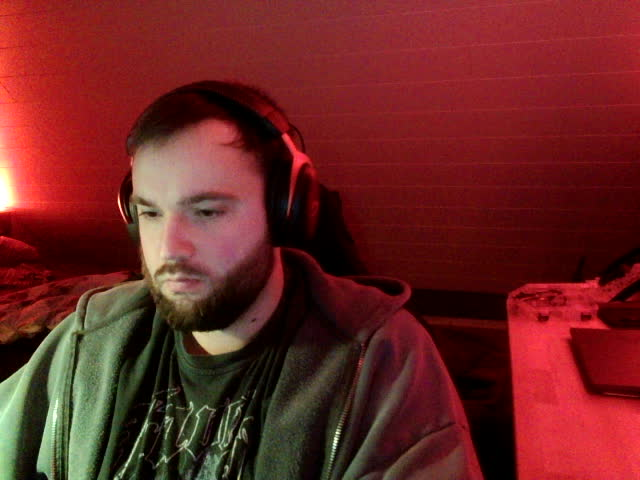
#> input picture experiments/RaspberryTest/test.jpg, 640 x 480 px, given in place of video.mp4, which was not available
$ jupyter execute --allow-errors 'Einführung OpenCV by Addicted Society.ipynb'   (text cells are left out)
#> lines starting #> are read from the running program, lines starting #| are printed output that depends on the picture; after the words box and inside, x2 and y2 are one past the last pixel; in counts of white or black regions, pixels touching at a corner belong together; pictures that were not available may be replaced by others from this repository, and a replacement may not be noted
[cell 1]
#            _____  _____ _____ _____ _______ ______ _____   _____  ____   _____ _____ ______ _________     __
#      /\   |  __ \|  __ \_   _/ ____|__   __|  ____|  __ \ / ____|/ __ \ / ____|_   _|  ____|__   __\ \   / /
#     /  \  | |  | | |  | || || |       | |  | |__  | |  | | (___ | |  | | |      | | | |__     | |   \ \_/ /
#    / /\ \ | |  | | |  | || || |       | |  |  __| | |  | |\___ \| |  | | |      | | |  __|    | |    \   /
#   / ____ \| |__| | |__| || || |____   | |  | |____| |__| |____) | |__| | |____ _| |_| |____   | |     | |
#  /_/    \_\_____/|_____/_____\_____|  |_|  |______|_____/|_____/ \____/ \_____|_____|______|  |_|     |_|

[cell 2]
import cv2

# Bild lesen
image = cv2.imread(r'Dateien\Grafiken\image.jpg') # hier den Pfad zum Bild eintragen

# Bild anzeigen
cv2.imshow('Gelesenes Bild', image)
cv2.waitKey(0) # 0 bedeutet, dass das Bild so lange angezeigt wird, bis eine Taste gedrückt wird
cv2.destroyAllWindows()

[cell 3]
import cv2

# Bild lesen
image = cv2.imread(r'Dateien\Grafiken\image.jpg')

# Bildgröße ändern
#> (the rest of this cell did not finish here and is left out)

[cell 4]
import cv2

# Bild lesen
image = cv2.imread(r'Dateien\Grafiken\image.jpg')

# Dimensionen des Bildes erhalten
#> (the rest of this cell did not finish here and is left out)

[cell 5]
import cv2  # OpenCV-Bibliothek importieren, um Bildverarbeitung durchzuführen
import numpy as np  # NumPy-Bibliothek importieren, um mit Matrizen und Arrays zu arbeiten

# Bild einlesen von der angegebenen Dateipfad
image = cv2.imread(r'Dateien\Grafiken\image.jpg')

# Definieren von drei Punkten auf dem Originalbild, die für die Transformation verwendet werden (Quellpunkte)
pts1 = np.float32([[50, 50], [200, 50], [50, 200]])

# Definieren der drei Zielpunkte, wohin die Quellpunkte transformiert werden sollen (Zielpunkte)
pts2 = np.float32([[10, 100], [200, 50], [100, 250]])

# Berechnung der Affinen Transformationsmatrix basierend auf den Quell- und Zielpunkten
affine_matrix = cv2.getAffineTransform(pts1, pts2)

# Anwenden der affinen Transformation auf das Bild
# Dabei wird das Bild um die neue Matrix verzerrt, verschoben oder gedreht
#> (the rest of this cell did not finish here and is left out)

[cell 6]
import cv2

# Leeres Bild erstellen
image = cv2.imread(r'Dateien\Grafiken\image.jpg')

# Linie zeichnen
cv2.line(image, (0, 0), (250, 250), (255, 0, 0), 5) # Startpunkt, Endpunkt, Farbe(BGR), Dicke

# Rechteck zeichnen
cv2.rectangle(image, (10, 10), (200, 200), (0, 255, 0), -1) # Startpunkt, Endpunkt, Farbe(BGR), Dicke

# Kreis zeichnen
cv2.circle(image, (150, 150), 50, (0, 0, 255), -1) # Mittelpunkt, Radius, Farbe, Füllung (-1) = gefüllt


#> (the rest of this cell did not finish here and is left out)

[cell 7]
import cv2

# Bild lesen
image = cv2.imread(r'Dateien\Grafiken\image.jpg')

# Text hinzufügen
cv2.putText(image, 'Hello OpenCV!', (50, 500), cv2.FONT_HERSHEY_SIMPLEX, 10, (255, 255, 255), 50) # Text, Position, Schriftart, Skalierung, Farbe, Dicke
#> (the rest of this cell did not finish here and is left out)

[cell 8]
import cv2

# Bild von der angegebenen Datei lesen
image = cv2.imread(r'Dateien\Grafiken\image.jpg')

# Umwandlung des Farb-Bildes in ein Graustufen-Bild
# cvtColor konvertiert das Bild von BGR (Blau, Grün, Rot) in Grau
#> (the rest of this cell did not finish here and is left out)

[cell 9]
import cv2

# Gaussian Blur (Weichzeichnung) auf das Bild anwenden
# (5, 5) ist die Kernelgröße, und 5 ist die Standardabweichung für den Filter
#> (the rest of this cell did not finish here and is left out)

[cell 10]
import cv2

# Bild lesen
image = cv2.imread(r'Dateien\Grafiken\image.jpg')

# Canny Edge Detection anwenden
# 100 und 200 sind die unteren und oberen Schwellenwerte für die Kantenerkennung
edges = cv2.Canny(image, 100, 150)

# Das Kantenbild auf 500x500 Pixel skalieren
#> (the rest of this cell did not finish here and is left out)

[cell 11]
import cv2

# Bild von der angegebenen Datei lesen
image = cv2.imread(r'Dateien\Grafiken\image.jpg')

# Bild zuschneiden: Das Bild wird von Zeile 50 bis 200 und Spalte 100 bis 300 ausgeschnitten
# Die Syntax ist image[Höhe (y):Höhe (y), Breite (x):Breite (x)]
#> (the rest of this cell did not finish here and is left out)

[cell 12]
import cv2

# Bild von der angegebenen Datei lesen
image = cv2.imread(r'Dateien\Grafiken\image.jpg')

# Umwandlung des Farb-Bildes in ein Graustufen-Bild
#> (the rest of this cell did not finish here and is left out)

[cell 13]
import cv2

# Video öffnen (entweder von einer Datei oder eine Webcam, z. B. 0 für die Standard-Webcam)
video = cv2.VideoCapture(r'Dateien\Grafiken\video.mp4')  # Den Pfad zum Video angeben oder 0 für Webcam verwenden

# Schleife, solange das Video geöffnet ist
while video.isOpened():
    # Frame aus dem Video lesen
    ret, frame = video.read()  # ret ist True, wenn das Frame erfolgreich gelesen wurde, frame enthält das gelesene Bild
#> frame is the input picture: shape (480, 640, 3); mean B, G, R 34.7, 37.2, 107.5
    if not ret:  # Wenn kein Frame mehr gelesen werden kann (Ende des Videos)
        break

    # Frame skalieren: Hier wird die Größe um den Faktor 0.25 reduziert (25% der ursprünglichen Größe)
    resize_p = 0.25
    frame = cv2.resize(frame, (int(frame.shape[1]*resize_p), int(frame.shape[0]*resize_p)))  # Breite und Höhe des Frames entsprechend anpassen
#> frame: shape (120, 160, 3)

    # Das aktuelle Frame in einem Fenster anzeigen
    cv2.imshow('Video Frame', frame)

    # Wenn die Taste 'q' gedrückt wird, die Schleife beenden und das Video stoppen
    if cv2.waitKey(1) & 0xFF == ord('q'):
#> (key q is pressed here)
        break

# Freigeben des VideoCapture-Objekts
video.release()

# Alle geöffneten OpenCV-Fenster schließen
cv2.destroyAllWindows()

[cell 14]
import cv2  # OpenCV-Bibliothek importieren

# Videoquelle öffnen (0 für die Standard-Webcam)
video = cv2.VideoCapture(0)  # 0 bedeutet, dass die Webcam verwendet wird

# Schleife, solange das Video geöffnet ist
while video.isOpened():
    # Frame von der Webcam lesen
    ret, frame = video.read()  # ret ist True, wenn ein Frame erfolgreich gelesen wurde, frame enthält das aktuelle Bild
    if not ret:  # Falls kein Frame gelesen werden konnte (z. B. bei einem Fehler oder Ende des Videos)
        break

    # Frame skalieren: Hier wird die Größe des Frames verdoppelt (Skalierungsfaktor 2)
    resize_p = 2
    frame = cv2.resize(frame, (int(frame.shape[1]*resize_p), int(frame.shape[0]*resize_p)))  # Breite und Höhe des Frames anpassen
#> frame: shape (960, 1280, 3)

    # Das aktuelle Frame in einem Fenster anzeigen
    cv2.imshow('Camera Frame', frame)  # Den Live-Feed der Webcam anzeigen

    # Wenn die Taste 'q' gedrückt wird, beende die Schleife und stoppe die Videoanzeige
    if cv2.waitKey(1) & 0xFF == ord('q'):
#> (key q is pressed here)
        break

# Freigeben der Videoquelle (Webcam)
video.release()

# Alle geöffneten OpenCV-Fenster schließen
cv2.destroyAllWindows()

[cell 15]
import cv2  # OpenCV-Bibliothek importieren

# Webcam starten (0 bedeutet Standard-Webcam)
cap = cv2.VideoCapture(0)

# Schleife, die Frames von der Webcam kontinuierlich liest
while True:
    ret, frame = cap.read()  # ret gibt an, ob das Frame erfolgreich gelesen wurde, frame enthält das aktuelle Bild
    if not ret:  # Wenn kein Frame gelesen werden kann, beende die Schleife
        break

    # Umwandlung des Frames in verschiedene Farbräume
    gray_frame = cv2.cvtColor(frame, cv2.COLOR_BGR2GRAY)  # Konvertierung in Graustufen
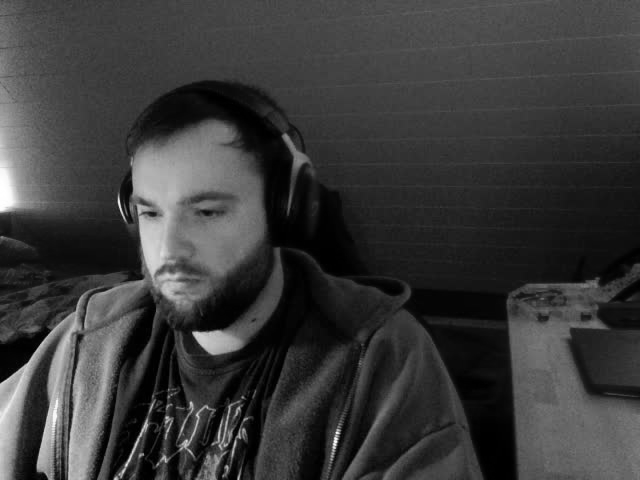
#> gray_frame: shape (480, 640); min 0, max 255, mean 57.9
    hsv_frame = cv2.cvtColor(frame, cv2.COLOR_BGR2HSV)    # Konvertierung in den HSV-Farbraum (Hue, Saturation, Value)
#> hsv_frame: shape (480, 640, 3); mean H, S, V 81.4, 191.1, 109.4
    lab_frame = cv2.cvtColor(frame, cv2.COLOR_BGR2LAB)    # Konvertierung in den LAB-Farbraum
#> lab_frame: shape (480, 640, 3); mean of channels 0, 1, 2 68.1, 156.1, 147.3

    # Anzeige der Original- und konvertierten Frames in separaten Fenstern
    cv2.imshow('Original Frame', frame)      # Originalbild anzeigen
    cv2.imshow('Gray Frame', gray_frame)     # Graustufenbild anzeigen
    cv2.imshow('HSV Frame', hsv_frame)       # HSV-Bild anzeigen
    cv2.imshow('LAB Frame', lab_frame)       # LAB-Bild anzeigen

    # Beenden, wenn die Taste 'q' gedrückt wird
    if cv2.waitKey(1) & 0xFF == ord('q'):
#> (key q is pressed here)
        break

# Freigeben der Webcam-Ressourcen
cap.release()

# Alle geöffneten OpenCV-Fenster schließen
cv2.destroyAllWindows()

[cell 16]
import cv2  # OpenCV-Bibliothek importieren

# Webcam starten (0 bedeutet Standard-Webcam)
cap = cv2.VideoCapture(0)

# Schleife, die Frames von der Webcam kontinuierlich liest
while True:
    ret, frame = cap.read()  # ret gibt an, ob das Frame erfolgreich gelesen wurde, frame enthält das aktuelle Bild
    if not ret:  # Wenn kein Frame gelesen werden kann, beende die Schleife
        break

    # Aufteilen des Frames in die drei Farbkanäle B (Blau), G (Grün), R (Rot)
    B, G, R = cv2.split(frame)
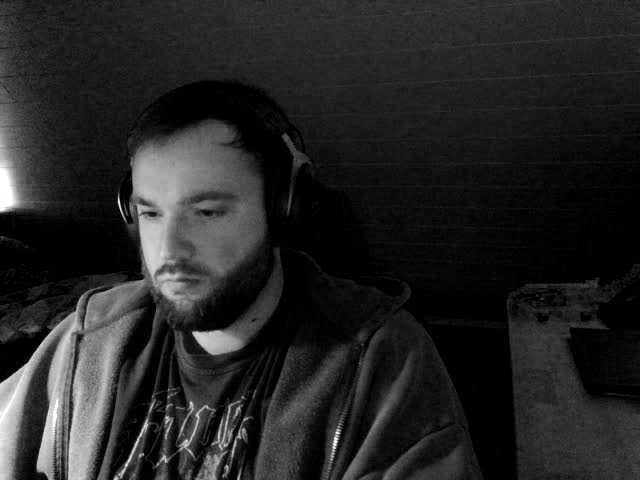
#> G: shape (480, 640); min 0, max 255, mean 37.2
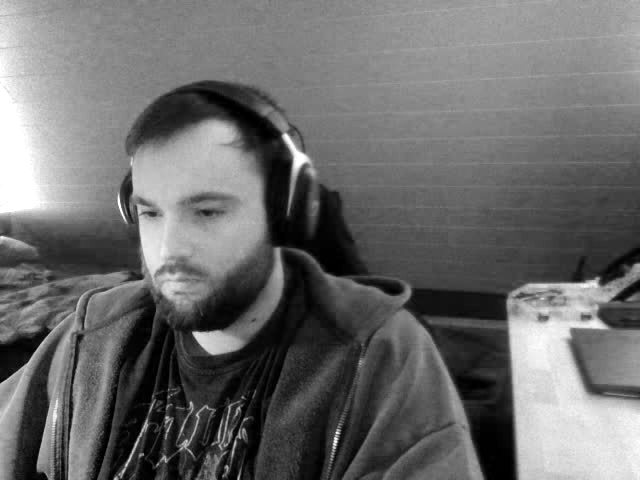
#> R: shape (480, 640); min 0, max 255, mean 107.5


    # Erstellen von Bildern, die jeweils nur einen der Farbkanäle anzeigen
    blue_frame = cv2.merge([B, B*0, B*0])   # Bild, das nur den blauen Kanal enthält
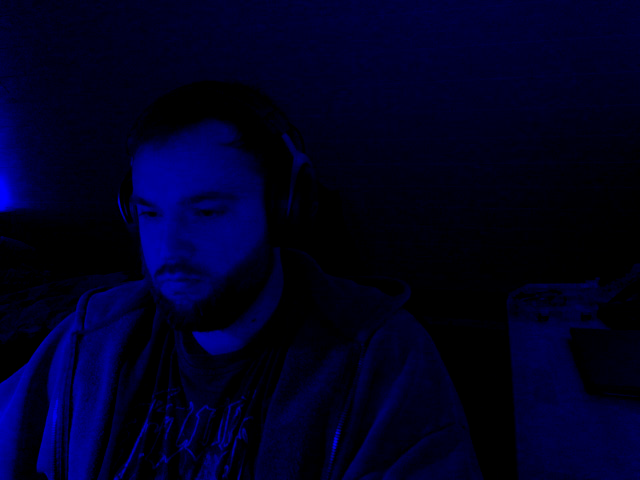
#> blue_frame: shape (480, 640, 3); mean of channels 0, 1, 2 34.7, 0, 0; drawn as B, G, R
    green_frame = cv2.merge([G*0, G, G*0])  # Bild, das nur den grünen Kanal enthält
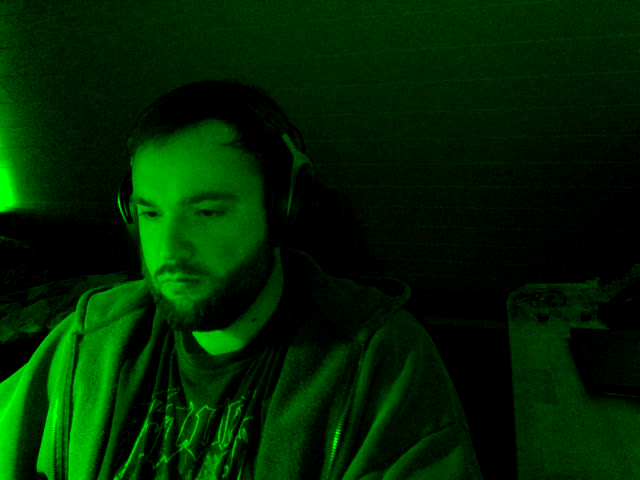
#> green_frame: shape (480, 640, 3); mean of channels 0, 1, 2 0, 37.2, 0; drawn as B, G, R
    red_frame = cv2.merge([R*0, R*0, R])    # Bild, das nur den roten Kanal enthält
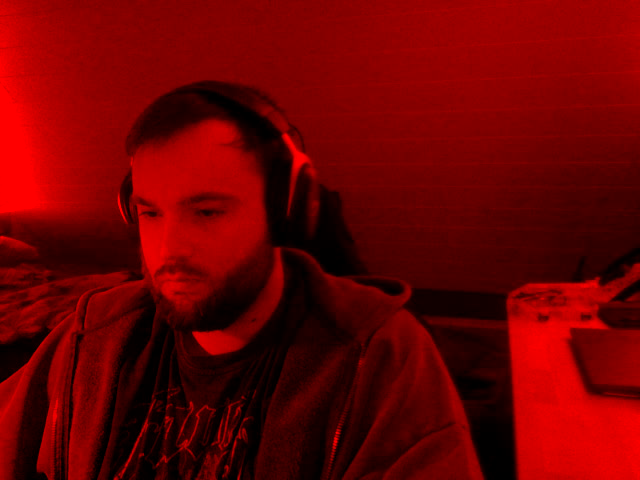
#> red_frame: shape (480, 640, 3); mean of channels 0, 1, 2 0, 0, 107.5; drawn as B, G, R

    # Anzeige der einzelnen Farbkanäle in separaten Fenstern
    cv2.imshow('Blue Channel', blue_frame)   # Nur Blau anzeigen
    cv2.imshow('Green Channel', green_frame) # Nur Grün anzeigen
    cv2.imshow('Red Channel', red_frame)     # Nur Rot anzeigen

    # Beenden, wenn die Taste 'q' gedrückt wird
    if cv2.waitKey(1) & 0xFF == ord('q'):
#> (key q is pressed here)
        break

# Freigeben der Webcam-Ressourcen
cap.release()

# Alle geöffneten OpenCV-Fenster schließen
cv2.destroyAllWindows()

[cell 17]
import cv2  # OpenCV-Bibliothek importieren

# Webcam starten (0 bedeutet Standard-Webcam)
cap = cv2.VideoCapture(0)

# Schleife, die Frames von der Webcam kontinuierlich liest
while True:
    ret, frame = cap.read()  # ret gibt an, ob das Frame erfolgreich gelesen wurde, frame enthält das aktuelle Bild
    if not ret:  # Wenn kein Frame gelesen werden kann, beende die Schleife
        break

    # Verschiedene Weichzeichnungs-Methoden
    blurred = cv2.blur(frame, (5, 5))  # Durchschnittsfilter mit einem 5x5 Kernel (Box-Filter)
    gaussian_blurred = cv2.GaussianBlur(frame, (5, 5), 0)  # Gauss'scher Weichzeichner mit einem 5x5 Kernel, 0 bedeutet, dass die Standardabweichung automatisch berechnet wird
    median_blurred = cv2.medianBlur(frame, 5)  # Medianfilter mit einem Kernel von 5x5

    # Anzeigen der Frames mit den jeweiligen Weichzeichnungs-Methoden
    cv2.imshow('Blurred Frame', blurred)  # Frame mit Durchschnittsfilter
    cv2.imshow('Gaussian Blurred Frame', gaussian_blurred)  # Frame mit Gauss'schem Weichzeichner
    cv2.imshow('Median Blurred Frame', median_blurred)  # Frame mit Medianfilter

    # Beenden, wenn die Taste 'q' gedrückt wird
    if cv2.waitKey(1) & 0xFF == ord('q'):
#> (key q is pressed here)
        break

# Freigeben der Webcam-Ressourcen
cap.release()

# Alle geöffneten OpenCV-Fenster schließen
cv2.destroyAllWindows()

[cell 18]
# shape[0]: Höhe des Bildes (Anzahl der Zeilen).
# shape[1]: Breite des Bildes (Anzahl der Spalten).
# shape[2]: Anzahl der Farbkanäle (meist 3 für BGR).
# frame.shape[:2] bedeutet, dass nur die ersten zwei Werte, also Höhe und Breite, verwendet werden, um ein zweidimensionales Array zu erstellen.

[cell 19]
import cv2
import numpy as np


# Webcam starten
cap = cv2.VideoCapture(0)

while True:
    # Webcam-Bild (Frame) einlesen
    ret, frame = cap.read()
    if not ret:
        break

    # Maske erstellen: Ein schwarzes Bild (gleiche Größe wie das Frame)
    mask = np.zeros(frame.shape[:2], dtype="uint8")  # 'zeros' erstellt ein Bild nur mit Schwarz (0), dtype bestimmt den Datentyp (uint8 für 8-Bit Werte)

    # Rechteck in die Maske zeichnen: Ein weißes Rechteck von (50, 50) bis (250, 250)
    cv2.rectangle(mask, (50, 50), (250, 250), 255, -1)  # '-1' füllt das Rechteck mit der Farbe 255 (Weiß)
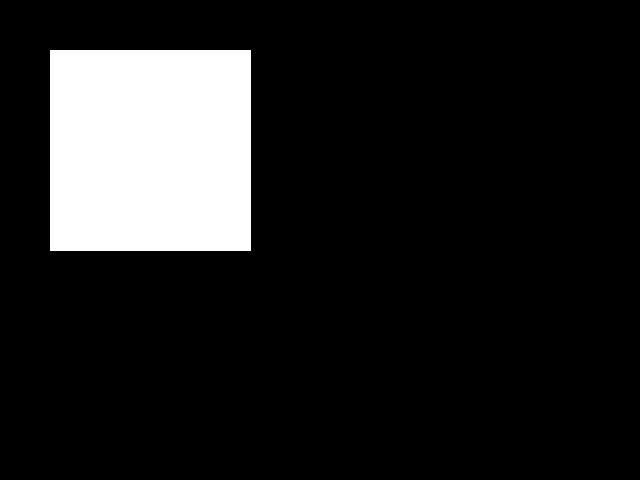
#> mask: shape (480, 640); 13.2% white; 1 white region, box (x1, y1, x2, y2) and area: (50, 50, 251, 251) 40401

    # Kreis in die Maske zeichnen: Ein weißer Kreis in der Mitte des Bildes mit Radius 150
    cv2.circle(mask, (frame.shape[1]//2, frame.shape[0]//2), 150, 255, -1)  # Mittelpunkt ist der Bildmittelpunkt
#> mask: shape (480, 640); 33.4% white; 1 white region, box (x1, y1, x2, y2) and area: (50, 50, 471, 391) 102609

    # Bitweise Operationen:
    # AND: Nur die Pixel behalten, die in beiden Bildern (Frame und Maske) weiß sind
    bitwise_and = cv2.bitwise_and(frame, frame, mask=mask)
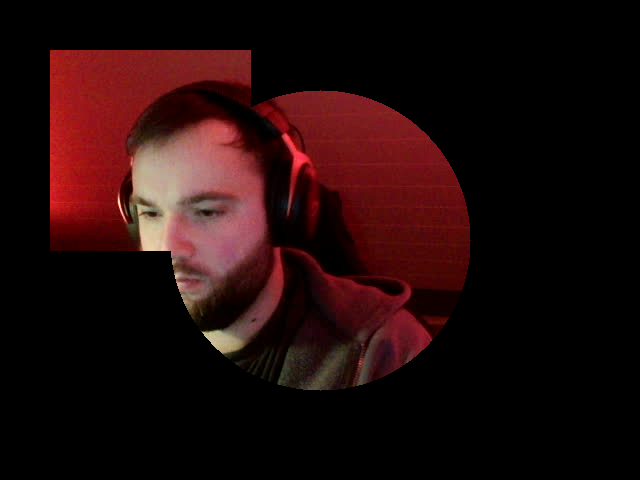
#> bitwise_and: shape (480, 640, 3); mean B, G, R 10.5, 10.7, 33

    # OR: Pixel behalten, die in einem der beiden Bilder (Frame oder Maske) weiß sind
    bitwise_or = cv2.bitwise_or(frame, frame, mask=mask)

    # XOR: Nur die Pixel behalten, die entweder im Frame oder der Maske weiß sind, aber nicht in beiden
    bitwise_xor = cv2.bitwise_xor(frame, frame, mask=mask)
#> bitwise_xor: shape (480, 640, 3); every value is 0

    # NOT: Negation der Maske (Schwarz wird zu Weiß, Weiß zu Schwarz)
    bitwise_not = cv2.bitwise_not(mask)

    # Ergebnisse der Operationen anzeigen
    cv2.imshow('AND', bitwise_and)
    cv2.imshow('OR', bitwise_or)
    cv2.imshow('XOR', bitwise_xor)
    cv2.imshow('NOT', bitwise_not)

    # Beenden, wenn 'q' gedrückt wird
    if cv2.waitKey(1) & 0xFF == ord('q'):
#> (key q is pressed here)
        break

# Freigabe der Webcam-Ressourcen und Schließen der Fenster
cap.release()
cv2.destroyAllWindows()

[cell 20]
import cv2
import matplotlib.pyplot as plt

# Bild lesen
image = cv2.imread(r'Dateien\Grafiken\image.jpg')  # Pfad zum Bild eintragen
# Mit 'cv2.imread()' wird das Bild von der Festplatte gelesen und in eine Matrix (NumPy-Array) umgewandelt,
# die die Pixelwerte des Bildes enthält. In diesem Fall wird ein Bild im BGR-Format geladen.

# Umwandlung in Graustufen
#> (the rest of this cell did not finish here and is left out)

[cell 21]
import cv2  # OpenCV-Bibliothek importieren

# Webcam starten (0 bedeutet Standard-Webcam)
cap = cv2.VideoCapture(0)

# Schleife, die Frames von der Webcam kontinuierlich liest
while True:
    ret, frame = cap.read()  # ret gibt an, ob das Frame erfolgreich gelesen wurde, frame enthält das aktuelle Bild
    if not ret:  # Wenn kein Frame gelesen werden kann, beende die Schleife
        break

    # Frame in Graustufen umwandeln
    gray_frame = cv2.cvtColor(frame, cv2.COLOR_BGR2GRAY)

    # Canny-Kantenerkennung anwenden (Schwellenwerte: 100 und 200)
    edges = cv2.Canny(gray_frame, 100, 200)
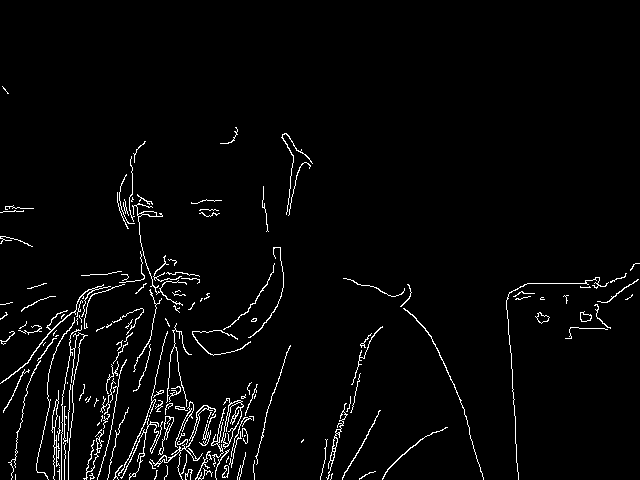
#> edges: shape (480, 640); 2.9% white in thin lines or dots, all inside (x1, y1, x2, y2) = (0, 86, 640, 480)

    # Anzeige des Frames mit erkannten Kanten
    cv2.imshow('Edges', edges)

    # Beenden, wenn die Taste 'q' gedrückt wird
    if cv2.waitKey(1) & 0xFF == ord('q'):
#> (key q is pressed here)
        break

# Freigeben der Webcam-Ressourcen
cap.release()

# Alle geöffneten OpenCV-Fenster schließen
cv2.destroyAllWindows()

[cell 22]
import cv2

# Haar-Cascade ist ein vortrainierter Klassifikator, der anhand von Merkmalen Gesichter erkennt.
# Dieses Modell wurde mit positiven (Gesichter) und negativen (Nicht-Gesichter) Beispielen trainiert, um Gesichtsstrukturen zu erkennen.

face_cascade = cv2.CascadeClassifier(cv2.data.haarcascades + 'haarcascade_frontalface_default.xml') # Laden des Modells, die XML-Datei enthält die Merkmale die für Gesichtstruktur verwendet werden

# Starte den Zugriff auf die Webcam
cap = cv2.VideoCapture(0)

while True:
    # Lese den aktuellen Frame von der Webcam
    ret, frame = cap.read()

    # Umwandlung in Graustufen (die Haar-Cascade funktioniert besser mit Graustufenbildern)
    gray_frame = cv2.cvtColor(frame, cv2.COLOR_BGR2GRAY)

    # Gesichtserkennung durchführen
    faces = face_cascade.detectMultiScale(gray_frame, scaleFactor=1.1, minNeighbors=5, minSize=(30, 30))
#> faces = [[109, 156, 142, 142]]
    # 'detectMultiScale' ist die Methode zur Gesichtserkennung:
    # - scaleFactor: Bestimmt, wie stark das Bild bei jedem Schritt skaliert wird. Ein kleinerer Wert bedeutet genauere Erkennung.
    # - minNeighbors: Bestimmt, wie viele Nachbarn jedes Rechteck haben muss, um als Gesicht erkannt zu werden. Höhere Werte ergeben weniger, aber präzisere Gesichtsrechtecke.
    # - minSize: Minimale Größe eines erkannten Gesichts, um Fehlmeldungen bei sehr kleinen Objekten zu vermeiden.

    # Über alle erkannten Gesichter iterieren und ein Rechteck um jedes Gesicht zeichnen
    for (x, y, w, h) in faces: # x, y sind die Koordinaten der oberen linken Ecke, w, h sind Breite und Höhe des Rechtecks
        cv2.rectangle(frame, (x, y), (x+w, y+h), (255, 0, 0), 2)
#> this loop made 1 pass
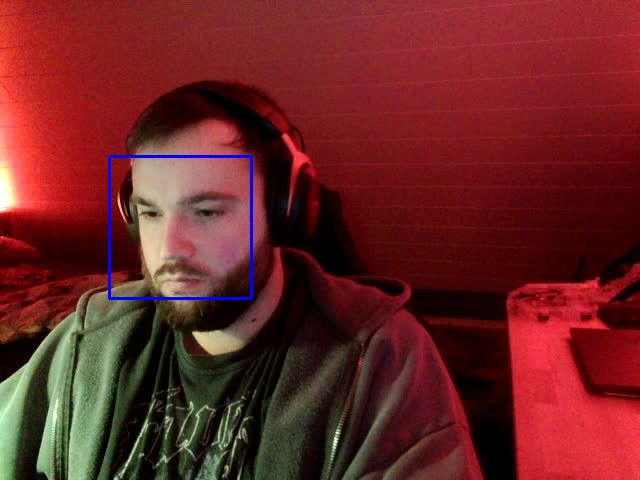
#> frame: shape (480, 640, 3); 0.55% of pixels changed, all inside (x1, y1, x2, y2) = (108, 155, 253, 300)
        # Zeichnet ein Rechteck um jedes erkannte Gesicht, hier in Blau (RGB: 255, 0, 0) und 2 Pixel dick.

    # Ergebnis anzeigen
    cv2.imshow('Gesichtserkennung', frame)

    # Wenn die 'q'-Taste gedrückt wird, beende die Schleife
    if cv2.waitKey(1) & 0xFF == ord('q'):
#> (key q is pressed here)
#> (the rest of the program and of its run is left out)
